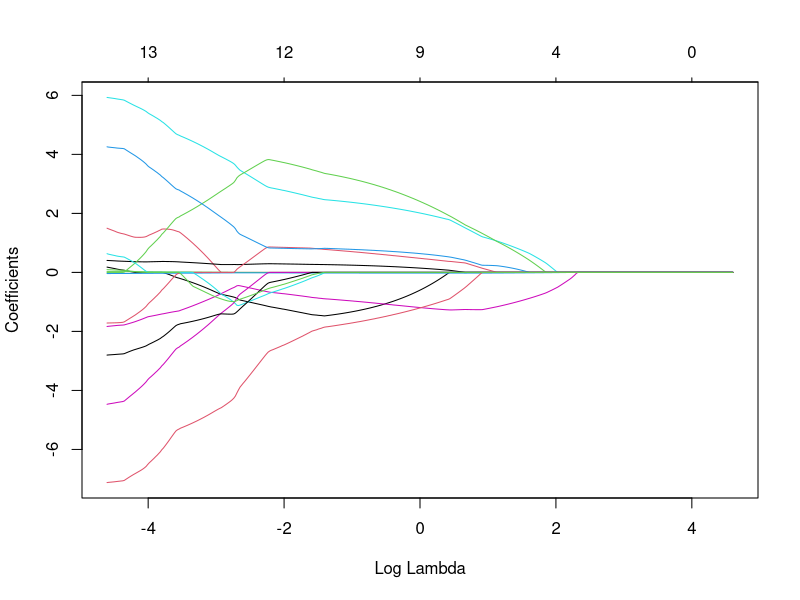

R code for this plot: (Note: this script raises an error after producing the figure.)
## ---- chunk 1
knitr::opts_chunk$set(echo = TRUE)
## ---- chunk 2
library(tidyverse)
library(glmnet)
library(caret)

modelData <- mtcars %>% mutate(
                    cyl = as.factor(cyl),
                    vs = as.factor(vs),
                    am = as.factor(am),
                    gear = as.factor(gear),
                    carb = as.factor(carb)
      )

modelDataDummy <- model.matrix( ~ . , data  = modelData)
View(modelDataDummy)

set.seed(155)
sampleTrainIndex <- sample(1:nrow(modelDataDummy) , size = 0.75*nrow(modelDataDummy))

trainData <- modelDataDummy[sampleTrainIndex , ]
testData <- modelDataDummy[-sampleTrainIndex , ]

trainDataX <- trainData[, -c(1,2)]
trainDataY <- trainData[, 2]

testDataX <- testData[, -c(1,2)]
testDataY <- testData[, 2]

lambdas <- 10^seq(2,-2 , by = -0.01)

modelElastic <- glmnet(trainDataX , trainDataY , alpha = 0.5 , lambda = lambdas)

plot(modelElastic , xvar = "lambda")
## ---- chunk 3
trControl = trainControl(method = "repeatedcv" , number = 3 , 
             repeats = 5 , 
             search = "random",
             verboseIter = TRUE , )


modelElasticCV<- train(trainDataX , trainDataY ,  method = "glmnet" , 
                   tuneLength = 30 , 
                   trControl = trControl)

## ---- chunk 4

predictModel <- glmnet(trainDataX , trainDataY , alpha = 0.3638, lambda = modelElasticCV$bestTune )

predictions_1 <- predict(predictModel , testDataX )

caret::R2(predictions_1 , testDataY)
caret::RMSE(predictions_1 , testDataY)
caret::MAE(predictions_1 , testDataY)

